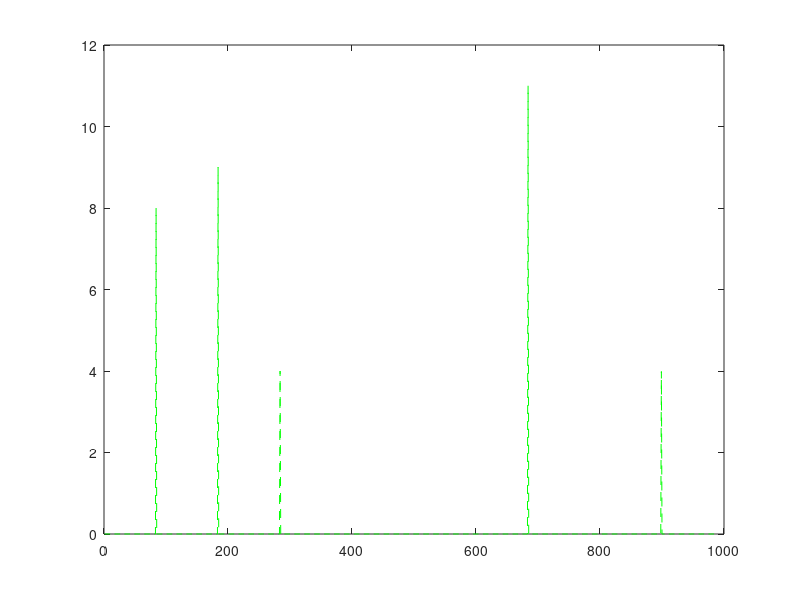
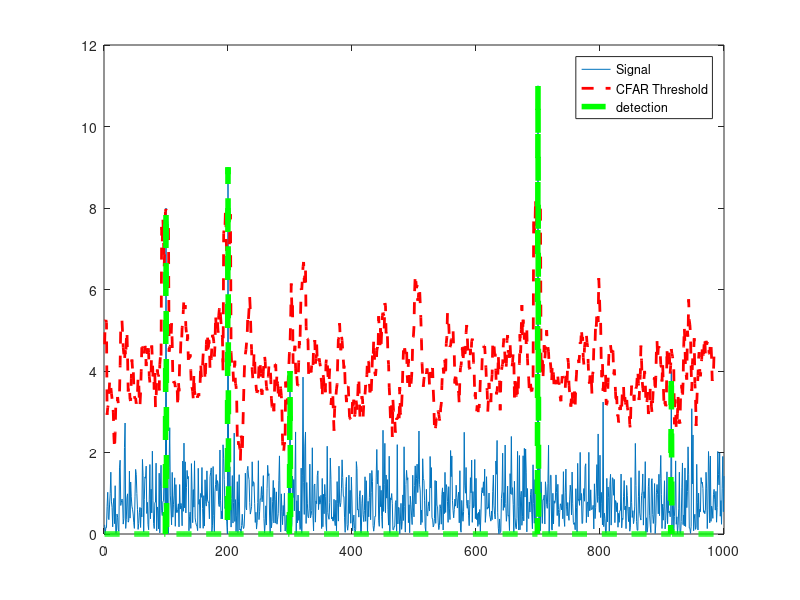

MATLAB code for these plots, in order:
% Implement 1D CFAR using lagging cells on the given noise and target scenario.

% Close and delete all currently open figures
close all;

% Data_points
%First, we pick the number of samples on which we want to run the CFAR.
Ns = 1000;

% Generate random noise
%Then, we generate the noise using the same number of samples and take
%the absolute value of it.
s = abs(randn(Ns, 1));

%Targets location. Assigning bin 100, 200, 300 and 700 as mock Targets with the amplitudes of 8, 9, 4, 11.
s([100, 200, 300, 700]) = [8 9 4 11];

%plot the output
plot(s);

% TODO: Apply CFAR to detect the targets by filtering the noise.

% 1. Define the following:
% 1a. Training Cells
T = 12
% 1b. Guard Cells
G = 4

% Offset : Adding room above noise threshold for desired SNR
% since you are working with the linear values,you multiply the offset to the threshold
offset = 5;

% Vector to hold threshold values
threshold_cfar = [];

%Vector to hold final signal after thresholding
signal_cfar = [];

% 2. Slide window across the signal length
% So we run the first training cells starting from the first pin,
% and we keep stepping it through till the end of the vector.
% But make sure that you give the room for last set of guard and training cells,
% along with the cell in the test.
for i = 1:(Ns - (G + T))

    % 2. - 5. Determine the noise threshold by measuring it within the training cells
    % compute noise of training cell
    noise_level = sum(s(i:i + T - 1));
    threshold = (noise_level / T) * offset;
    threshold_cfar = [threshold_cfar, {threshold}];
    % 6. Measuring the signal within the CUT
    signal = s([i + T + G]);
    % 8. Filter the signal above the threshold
    if (signal < threshold)
        signal = 0;
        end;
        signal_cfar = [signal_cfar, {signal}];
    end

    % plot the filtered signal
    plot (cell2mat(signal_cfar), 'g--');

    % plot original sig, threshold and filtered signal within the same figure.
    figure, plot(s);
    hold on, plot(cell2mat(circshift(threshold_cfar, G)), 'r--', 'LineWidth', 2)
    hold on, plot (cell2mat(circshift(signal_cfar, (T + G))), 'g--', 'LineWidth', 4);
    legend('Signal', 'CFAR Threshold', 'detection')
